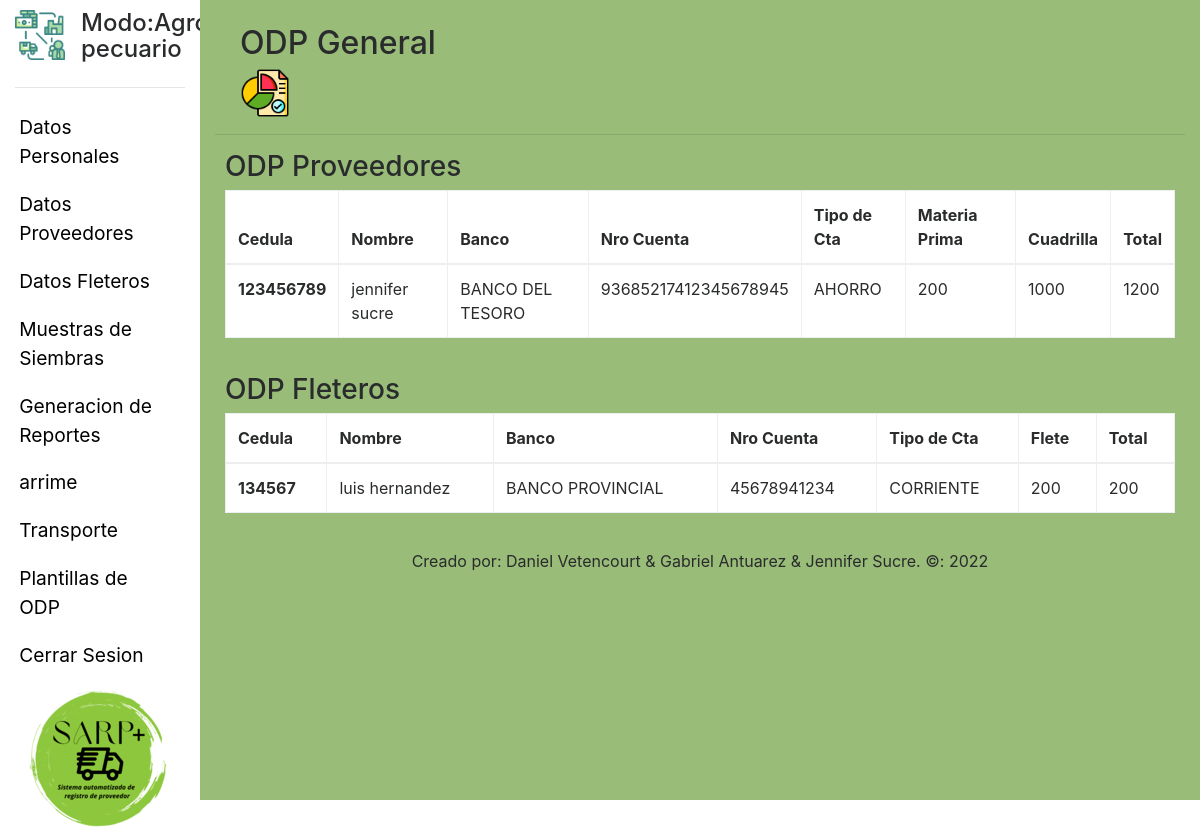
Screenshot of /SARP/views/agropecuaria/ODPgeneral.php (signed in) with the database file from the repository.
### tables this page shows
CREATE TABLE `tarifas` (
  `ID_Tarifa` int(11) NOT NULL AUTO_INCREMENT,
  `Pago_Flete` float NOT NULL,
  `Pago_MP` float NOT NULL,
  `Pago_Cuadrilla` float NOT NULL,
  `ID_Solicitud_Proveedor` int(11) DEFAULT NULL,
  PRIMARY KEY (`ID_Tarifa`),
  KEY `fr_key_SP` (`ID_Solicitud_Proveedor`),
  CONSTRAINT `fr_key_SP` FOREIGN KEY (`ID_Solicitud_Proveedor`) REFERENCES `solicitud_proveedor` (`ID_Solicitud_Proveedor`)
);

CREATE TABLE `usuario` (
  `ID_Usuario` int(11) NOT NULL AUTO_INCREMENT,
  `tipo_Usuario` int(11) DEFAULT NULL,
  `Password` varchar(200) NOT NULL,
  `Nombre` varchar(20) DEFAULT '',
  `Apellido` varchar(20) DEFAULT '',
  `Cedula` varchar(10) DEFAULT '',
  `Telefono` varchar(20) DEFAULT '',
  `Email` varchar(30) DEFAULT '',
  `Direccion` varchar(50) DEFAULT '',
  `RIF` varchar(12) DEFAULT '',
  `Banco_P` varchar(30) DEFAULT '',
  `Cuenta_P` varchar(20) DEFAULT '',
  `TipoCuenta_P` varchar(10) DEFAULT '',
  `Banco_A` varchar(30) DEFAULT '',
  `Cuenta_A` varchar(20) DEFAULT '',
  `TipoCuenta_A` varchar(10) DEFAULT '',
  `Nombre_A` varchar(20) DEFAULT '',
  `Apellido_A` varchar(20) DEFAULT NULL,
  `Pregunta` varchar(50) NOT NULL,
  `Respuesta` varchar(50) NOT NULL,
  PRIMARY KEY (`ID_Usuario`)
);

### SARP/views/agropecuaria/ODPgeneral.php (the view, shortened to what this page needs)
<?php
    include('../templates/headFletero.php');
    $connection = Connection::getInstance();
    $con = $connection->getConnection();
    $result = $con->query("SELECT *
    FROM
    tarifas
    INNER JOIN solicitud_proveedor ON tarifas.ID_Solicitud_Proveedor = solicitud_proveedor.ID_Solicitud_Proveedor
    INNER JOIN siembras ON solicitud_proveedor.ID_Siembra = siembras.ID_Siembra
    INNER JOIN usuario ON siembras.ID_Proveedor = usuario.ID_Usuario
    ");
    $fletero = $con->query("SELECT *
    FROM
    tarifas
    INNER JOIN solicitud_proveedor ON tarifas.ID_Solicitud_Proveedor = solicitud_proveedor.ID_Solicitud_Proveedor
    INNER JOIN solicitud_fletero ON solicitud_proveedor.ID_Solicitud_Fletero = solicitud_fletero.ID_Solicitud_Fletero
    INNER JOIN camiones ON solicitud_fletero.Placa = camiones.Placa
    INNER JOIN usuario ON camiones.ID_Fleteros = usuario.ID_Usuario");
?>
<body>
    <div class="container-fluid">
        <div class="row">
                <?php
                    include("../templates/menuAgropecuaria.php");
                ?>
                <div class="col-xl-10 col-lg-9 col-md-8 col-sm-12 col-12" style="background-color: #99BC78; height: 100vh; overflow-y: scroll;">
                    <div class="contenidoInterno" style="padding-top: 25px;">
                        <header class="row" style="margin-left: 10px;">
                            <div class=" col-md-6 col-sm-12 ">
                                <h2>ODP General</h2>
                                <img class="imagen-titulo" src="../../assets/images/report.png" alt="" style="width: 50px; height: 50px;">
                            </div>
                        </header>
                        <hr>
                        <div class="row" style="margin-left: 10px; margin-right: 10px; margin-bottom: 20px;">
                            <h3>ODP Proveedores</h3>
                            <table class=" table  table-bordered" style="background-color: white;">
                                <thead>
                                    <tr>
                                    <th scope="col">Cedula</th>
                                    <th scope="col">Nombre</th>
                                    <th scope="col">Banco</th>
                                    <th scope="col">Nro Cuenta</th>
                                    <th scope="col">Tipo de Cta</th>
                                    <th scope="col">Materia Prima</th>
                                    <th scope="col">Cuadrilla</th>
                                    <th scope="col">Total</th>
                                    </tr>
                                </thead>
                                <tbody>
                                <?php
                                    while($row = $result->fetch_object()){
                                        $total = $row->Pago_Cuadrilla+$row->Pago_MP;
                                        echo "<tr>";
                                        echo "<th scope='row'>$row->Cedula</th>";
                                        echo "<td>$row->Nombre $row->Apellido</td>";
                                        echo "<td>$row->Banco_P</td>";
                                        echo "<td>$row->Cuenta_P</td>";
                                        echo "<td>$row->TipoCuenta_P</td>";
                                        echo "<td>$row->Pago_MP</td>";
                                        echo "<td>$row->Pago_Cuadrilla</td>";
                                        echo "<td> $total</td>";
                                        echo "</tr>";
                                    }
                                ?>
                                </tbody>
                            </table>
                        </div>
                        <div class="row" style="margin-left: 10px;  margin-right: 10px; margin-bottom: 20px;">
                            <h3>ODP Fleteros</h3>
                            <table class=" table  table-bordered" style="background-color: white;">
                                <thead>
                                <tr>
                                    <th scope="col">Cedula</th>
                                    <th scope="col">Nombre</th>
                                    <th scope="col">Banco</th>
                                    <th scope="col">Nro Cuenta</th>
                                    <th scope="col">Tipo de Cta</th>
                                    <th scope="col">Flete</th>
                                    <th scope="col">Total</th>
                                    </tr>
                                </thead>
                                <tbody>
                                <?php
                                    while($row = $fletero->fetch_object()){
                                        echo "<tr>";
                                        echo "<th scope='row'>$row->Cedula</th>";
                                        echo "<td>$row->Nombre $row->Apellido</td>";
                                        echo "<td>$row->Banco_P</td>";
                                        echo "<td>$row->Cuenta_P</td>";
                                        echo "<td>$row->TipoCuenta_P</td>";
                                        echo "<td>$row->Pago_Flete</td>";
                                        echo "<td> $row->Pago_Flete </td>";
                                        echo "</tr>";
                                    }
                                ?>
                                </tbody>
                            </table>
                        </div>
<?php
    include ("../templates/footerFletero.php")
?>

### SARP/views/templates/headFletero.php (shortened to what this page needs)
<!DOCTYPE html>
<html lang="es">
<head>
    <link rel="stylesheet" href="../../assets/css/bootstrap.min.css">
    <link rel="stylesheet" href="../../assets/css/fletero.css">
</head>

### SARP/views/templates/menuAgropecuaria.php
<div  class="col-xl-2 col-lg-3 col-md-4 col-sm-4 col-2 d-none d-sm-none d-md-block d-lg-block d-xl-block" style="background-color: white; height: 100vh; max-height: 100vh;">
                    <div class="row" >
                        <div class="col">
                                <div class="media " style="padding-top: 10px; ;">
                                    <img class="mr-3 img-fluid" src="../../assets/images/cadena.png" alt="Generic placeholder image" style="width: 50px; height: 50px;">
                                    <div class="media-body" >
                                        <h4 class="mt-0">Modo:Agro-
                                            pecuario</h4>
                                </div>
                            </div>
                            <hr>
                        </div>
                    </div>
                    <div class="row">
                        <nav class="nav flex-column"style="list-style: none;">
                            <a class="nav-link active"  href="../agropecuaria/datosPersonales.php">Datos Personales</a>
                            <a class="nav-link active" href="../agropecuaria/datosProveedores.php">Datos Proveedores</a>
                            <a class="nav-link active" href="../agropecuaria/datosFleteros.php">Datos Fleteros</a>
                            <a class="nav-link active" href="../agropecuaria/datosSiembras.php">Muestras de Siembras</a>
                            <a class="nav-link active" href="../agropecuaria/reportes.php">Generacion de Reportes</a>
                            <a class="nav-link active" href="../agropecuaria/arrime.php">arrime</a>
                            <a class="nav-link active" href="../agropecuaria/Transporte.php">Transporte</a>
                            <a class="nav-link active" href="../agropecuaria/ODP.php">Plantillas de ODP</a>
                            <a class="nav-link active" href="../../controllers/salir.php">Cerrar Sesion</a>
                        </nav>
                    </div>
                    <div class="row align-items-end">
                            <img class= "img-fluid mx-auto d-blok" src="../../assets/images/LOGOTIPO SARP+mediano.png" style="">
                    </div>
</div>

### SARP/views/templates/footerFletero.php (shortened to what this page needs)
                    <div class="row justify-content-center align-self-end">
                        <div class="foot">
                                        Creado por: Daniel Vetencourt & Gabriel Antuarez & Jennifer Sucre.
                                        &#169: 2022
                        </div>
                    </div>
                </div>
            </div>
        </div>
    </div>
</body>
</html>

### SARP/assets/css/fletero.css (style rules this page uses)
* { margin: 0; padding: 0; box-sizing: border-box; }
nav { width: 90%; height: 40%; }

### rows the page displays
tarifas: usuario.Cedula "123456789", usuario.Nombre "jennifer", usuario.Apellido "sucre", usuario.Banco_P "BANCO DEL TESORO", usuario.Cuenta_P "93685217412345678945", usuario.TipoCuenta_P "AHORRO", Pago_MP "200", Pago_Cuadrilla "1000", total "1200", usuario.Cedula "134567", usuario.Nombre "luis", usuario.Apellido "hernandez", usuario.Banco_P "BANCO PROVINCIAL", usuario.Cuenta_P "45678941234", usuario.TipoCuenta_P "CORRIENTE", Pago_Flete "200"
